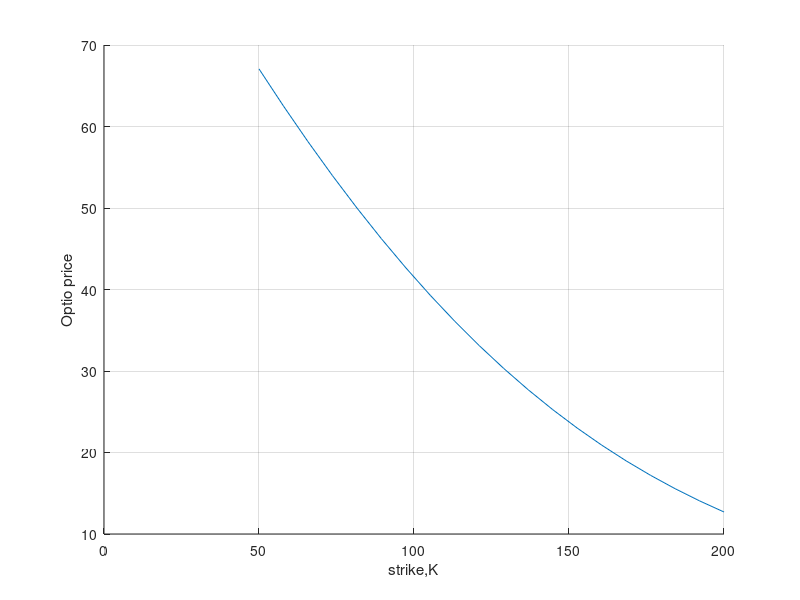

This figure's MATLAB source: (Note: this script raises an error after producing the figure.)
function Calibration_SZHW
clc;clf;close all;

% Created on Thu Jan 03 2019

% The SZHW model and implied volatilities; The calibration takes place for 
% a single maturity time. The numbers reported in the table may differ with respect to 
% function outputs. Here we assume that the market option prices are given by the
% Heston model while in the book we consider real market data.

CP  = 'c';  
        
% HW model parameter settings

lambda = 1.12;
eta   = 0.02;
S0    = 100.0;
T     = 10.0;     
r     = 0.033;
   
% Fixed SZHW model parameters

kappa = 0.5;
Rxr   = 0.;
    
% Strike range

K = linspace(50.0,200.0,20)';

% We define a ZCB curve (obtained from the market)

P0T = @(T) exp(-r*T);
       
% Settings for the COS method

N = 2000;
L = 15;  

% ################## Here we define market call option prices #################
% We assume, in this experiment that the reference prices are generated by the Heston model
% Note that for the Heston model we deal with the discounted ChF, i.e. we have an
% additional -r*tau term in the exponent

% ChF for the Heston model

kappaH = 0.5;
vbarH  = 0.0770;
v0H    = 0.0107;
rhoH   = -0.6622;
gammaH = 0.35;
cfHeston = @(u)ChFHestonModelDisc(u, T, kappaH,vbarH,gammaH,rhoH, v0H, r);
referencePrice = CallPutOptionPriceCOSMthd_StochIR(cfHeston, CP, S0, T, K, N, L,P0T(T));

figure(1); hold on;
plot(K,referencePrice)
xlabel('strike,K')
ylabel('Optio price')
grid on

% Global search algorithm
% The search will terminate after running 30 seconds 

gs = GlobalSearch('FunctionTolerance',1e-3,'NumTrialPoints',300,'XTolerance',1e-3,'MaxTime',30);

% Define a target function

trgt        = @(x)TargetVal(CP,kappa,x(1),x(2),Rxr,x(3),x(4),x(5),eta,lambda,K,referencePrice,S0,T,P0T);
lowerBound  = [0.1, 0.01,-0.85, -0.85, 0.001];
upperBound  = [0.8,  0.6, 0.85, -0.0, 0.8];
x0          = [0.1, 0.3, 0.0,-0.5,0.3];
problemSZHW = createOptimProblem('fmincon','x0',x0,'objective',trgt,'lb',lowerBound,'ub',upperBound);
x           = run(gs,problemSZHW);

% Optimal set of parameters

gamma_opt = x(1);
sigmaBar_opt= x(2);
Rrsigma_opt = x(3);
Rxsigma_opt = x(4);
sigma0_opt = x(5);

% Plot final result

cf = @(u)ChFSZHW(u,P0T,T,kappa,sigmaBar_opt,gamma_opt,lambda,eta,Rxsigma_opt,Rxr,Rrsigma_opt,sigma0_opt);
valCOS    = CallPutOptionPriceCOSMthd_StochIR(cf,CP,S0,T,K,N,L,P0T(T));
plot(K,valCOS,'--r')
legend('reference option prices','calibrated option prices')
xlabel('strike')
ylabel('option price')

fprintf('Optimal parameters are: gamma = %.4f, sigmaBar = %.4f, Rrsigma = %.4f, Rxsigma = %.4f, sigma0 = %.4f ', x(1),x(2),x(3),x(4),x(5))

function value = TargetVal(CP,kappa,gamma,sigmaBar,Rxr,Rrsigma,Rxsigma,sigma0,eta,lambda,K,marketPrice,S0,T,P0T)

% Settings for the COS method

N = 1000;
L = 15;
cf = @(u)ChFSZHW(u,P0T,T,kappa, sigmaBar,gamma,lambda,eta,Rxsigma,Rxr,Rrsigma,sigma0);
valCOS    = CallPutOptionPriceCOSMthd_StochIR(cf,CP,S0,T,K,N,L,P0T(T));

% Error is a squared sum

value = sum((marketPrice-valCOS).^2);
fprintf('Total Error = %.4f',value)
fprintf('\n')

function cf=ChFHestonModelDisc(u, tau, kappa,vBar,gamma,rho, v0, r)
i     = complex(0,1);

% Functions D_1 and g

D_1  = sqrt(((kappa -i*rho*gamma.*u).^2+(u.^2+i*u)*gamma^2));
g    = (kappa- i*rho*gamma*u-D_1)./(kappa-i*rho*gamma*u+D_1);    

% Complex-valued functions A and C

C = (1/gamma^2)*(1-exp(-D_1*tau))./(1-g.*exp(-D_1*tau)).*(kappa-gamma*rho*i*u-D_1);
A = -r*tau + i*u*r*tau + kappa*vBar*tau/gamma^2 * (kappa-gamma*rho*i*u-D_1)-2*kappa*vBar/gamma^2*log((1-g.*exp(-D_1*tau))./(1-g));

% ChF for the Heston model

cf = exp(A + C * v0);

function value = ChFSZHW(u,P0T,tau,kappa, sigmabar,gamma,lambda,eta,Rxsigma,Rxr,Rrsigma,sigma0)
v_D = D(u,tau,kappa,Rxsigma,gamma);
v_E = E(u,tau,lambda,gamma,Rxsigma,Rrsigma,Rxr,eta,kappa,sigmabar);
v_A = A(u,tau,P0T,eta,lambda,Rxsigma,Rrsigma,Rxr,gamma,kappa,sigmabar);

% Initial variance 

v0     =sigma0^2;

% Characteristic function of the SZHW model

value = exp(v0*v_D + sigma0*v_E + v_A);
        
function value=C(u,tau,lambda)
    i     = complex(0,1);
    value = 1/lambda*(i*u-1).*(1-exp(-lambda*tau)); 

function value=D(u,tau,kappa,Rxsigma,gamma)
    i=complex(0,1);
    a_0=-1/2*u.*(i+u);
    a_1=2*(gamma*Rxsigma*i*u-kappa);
    a_2=2*gamma^2;
    d=sqrt(a_1.^2-4*a_0.*a_2);
    g=(-a_1-d)./(-a_1+d);    
value=(-a_1-d)./(2*a_2*(1-g.*exp(-d*tau))).*(1-exp(-d*tau));

function value=E(u,tau,lambda,gamma,Rxsigma,Rrsigma,Rxr,eta,kappa,sigmabar)
    i=complex(0,1);
    a_0=-1/2*u.*(i+u);
    a_1=2*(gamma*Rxsigma*i*u-kappa);
    a_2=2*gamma^2;
    d  =sqrt(a_1.^2-4*a_0.*a_2);
    g =(-a_1-d)./(-a_1+d);    
    
    c_1=gamma*Rxsigma*i*u-kappa-1/2*(a_1+d);
    f_1=1./c_1.*(1-exp(-c_1*tau))+1./(c_1+d).*(exp(-(c_1+d)*tau)-1);
    f_2=1./c_1.*(1-exp(-c_1*tau))+1./(c_1+lambda).*(exp(-(c_1+lambda)*tau)-1);
    f_3=(exp(-(c_1+d)*tau)-1)./(c_1+d)+(1-exp(-(c_1+d+lambda)*tau))./(c_1+d+lambda);
    f_4=1./c_1-1./(c_1+d)-1./(c_1+lambda)+1./(c_1+d+lambda);
    f_5=exp(-(c_1+d+lambda).*tau).*(exp(lambda*tau).*(1./(c_1+d)-exp(d*tau)./c_1)+exp(d*tau)./(c_1+lambda)-1./(c_1+d+lambda)); 

    I_1=kappa*sigmabar./a_2.*(-a_1-d).*f_1;
    I_2=eta*Rxr*i*u.*(i*u-1)./lambda.*(f_2+g.*f_3);
    I_3=-Rrsigma*eta*gamma./(lambda.*a_2).*(a_1+d).*(i*u-1).*(f_4+f_5);
    value=exp(c_1*tau).*1./(1-g.*exp(-d*tau)).*(I_1+I_2+I_3);
    
function value=A(u,tau,P0T,eta,lambda,Rxsigma,Rrsigma,Rxr,gamma,kappa,sigmabar)
    i=complex(0,1);
    a_0=-1/2*u.*(i+u);
    a_1=2*(gamma*Rxsigma*i*u-kappa);
    a_2=2*gamma^2;
    d  =sqrt(a_1.^2-4*a_0.*a_2);
    g =(-a_1-d)./(-a_1+d); 
    f_6=eta^2/(4*lambda^3)*(i+u).^2*(3+exp(-2*lambda*tau)-4*exp(-lambda*tau)-2*lambda*tau);
    A_1=1/4*((-a_1-d)*tau-2*log((1-g.*exp(-d*tau))./(1-g)))+f_6;
   
    % Integration within the function A(u,tau)

    value=zeros(1,length(u));   
    N=500;
    arg=linspace(0,tau,N);

    % Solve the integral for A

    for k=1:length(u)
       E_val=E(u(k),arg,lambda,gamma,Rxsigma,Rrsigma,Rxr,eta,kappa,sigmabar);
       C_val=C(u(k),arg,lambda);
       f=(kappa*sigmabar+1/2*gamma^2*E_val+gamma*eta*Rrsigma*C_val).*E_val;
       value(1,k)=trapz(arg,f);
    end
    value = value + A_1;   
    
% Correction for the interest rate term structure    

help = eta^2/(2*lambda^2)*(tau+2/lambda*(exp(-lambda*tau)-1)-1/(2*lambda)*(exp(-2*lambda*tau)-1));
correction = (i*u-1).*(log(1/P0T(tau))+help);
value = value + correction;

function value = CallPutOptionPriceCOSMthd_StochIR(cf,CP,S0,tau,K,N,L,P0T)
i = complex(0,1);

% cf   - Characteristic function, in the book denoted as \varphi
% CP   - C for call and P for put
% S0   - Initial stock price
% r    - Interest rate (constant)
% tau  - Time to maturity
% K    - Vector of strike prices
% N    - Number of expansion terms
% L    - Size of truncation domain (typ.:L=8 or L=10)

x0 = log(S0 ./ K);   

% Truncation domain

a = 0 - L * sqrt(tau); 
b = 0 + L * sqrt(tau);

k = 0:N-1;             % Row vector, index for expansion terms
u = k * pi / (b - a);  % ChF arguments

H_k = CallPutCoefficients('P',a,b,k);
temp = (cf(u) .* H_k).';
temp(1) = 0.5 * temp(1);      % Multiply the first element by 1/2

mat = exp(i * (x0 - a) * u);  % Matrix-vector manipulations

% Final output

value = K .* real(mat * temp);

% Use the put-call parity to determine call prices (if needed)

if lower(CP) == 'c' || CP == 1
 value = value + S0 - K * P0T; 
end

% Coefficients H_k for the COS method

function H_k = CallPutCoefficients(CP,a,b,k)
 if lower(CP) == 'c' || CP == 1
  c = 0;
  d = b;
  [Chi_k,Psi_k] = Chi_Psi(a,b,c,d,k);
   if a < b && b < 0.0
   H_k = zeros([length(k),1]);
   else
   H_k = 2.0 / (b - a) * (Chi_k - Psi_k);
   end
 elseif lower(CP) == 'p' || CP == -1
  c = a;
  d = 0.0;
  [Chi_k,Psi_k]  = Chi_Psi(a,b,c,d,k);
   H_k = 2.0 / (b - a) * (- Chi_k + Psi_k);    
 end

function [chi_k,psi_k] = Chi_Psi(a,b,c,d,k)
 psi_k  = sin(k * pi * (d - a) / (b - a)) - sin(k * pi * (c - a)/(b - a));
 psi_k(2:end) = psi_k(2:end) * (b - a) ./ (k(2:end) * pi);
 psi_k(1)  = d - c;
 
 chi_k = 1.0 ./ (1.0 + (k * pi / (b - a)).^2); 
 expr1 = cos(k * pi * (d - a)/(b - a)) * exp(d)  - cos(k * pi... 
      * (c - a) / (b - a)) * exp(c);
 expr2 = k * pi / (b - a) .* sin(k * pi * ...
      (d - a) / (b - a))   - k * pi / (b - a) .* sin(k... 
      * pi * (c - a) / (b - a)) * exp(c);
 chi_k = chi_k .* (expr1 + expr2);
 
